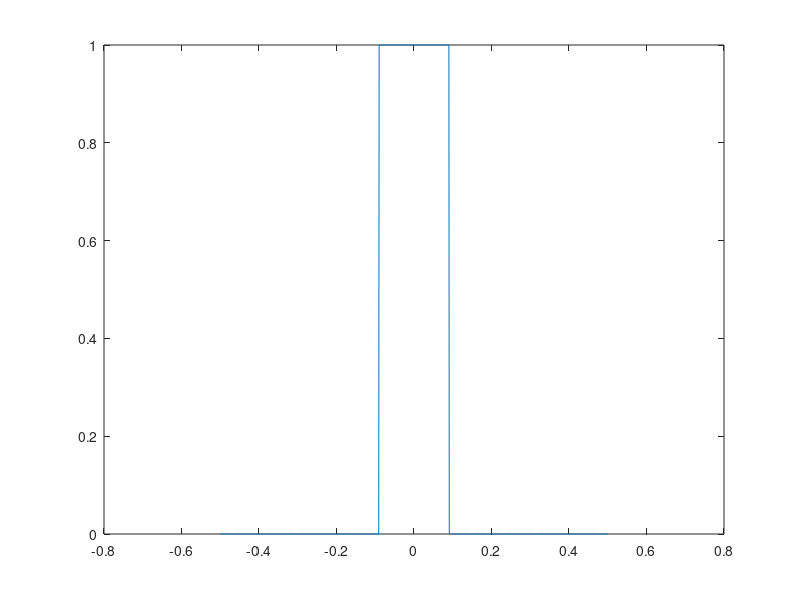
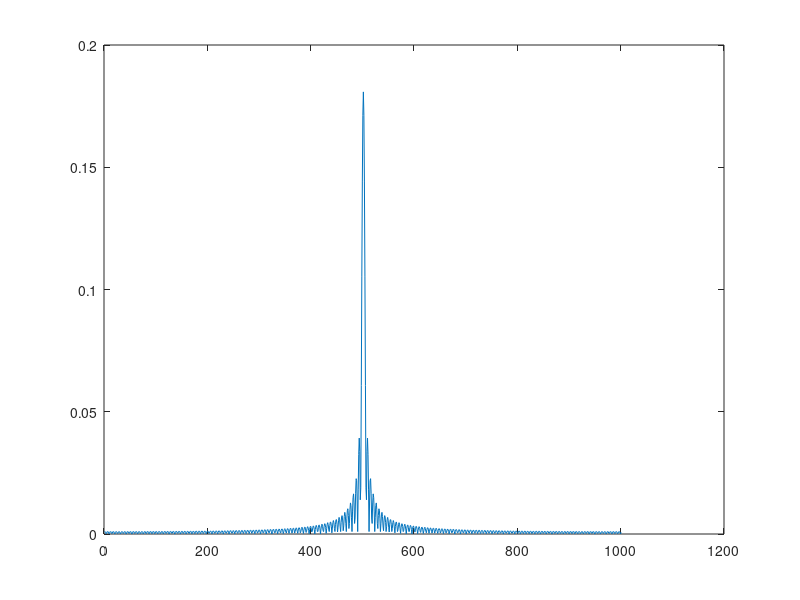

Recreate these plots in MATLAB, in order.
clear all
close all

Fe = 10000;
Fc = 900;
Vc = Fc/Fe;

v = -0.5:0.001:0.5;
H = zeros(1,length(v));
Left = (-Vc+0.5)/0.001+1;
Right = (Vc+0.5)/0.001+1;
H(Left:Right)=ones(1,2*(length(v)-1)*Vc+1);
figure
plot(v,H(1,:));

h = zeros(1,length(v));
h = ifftshift(abs(ifft(H)));
figure
plot(h);